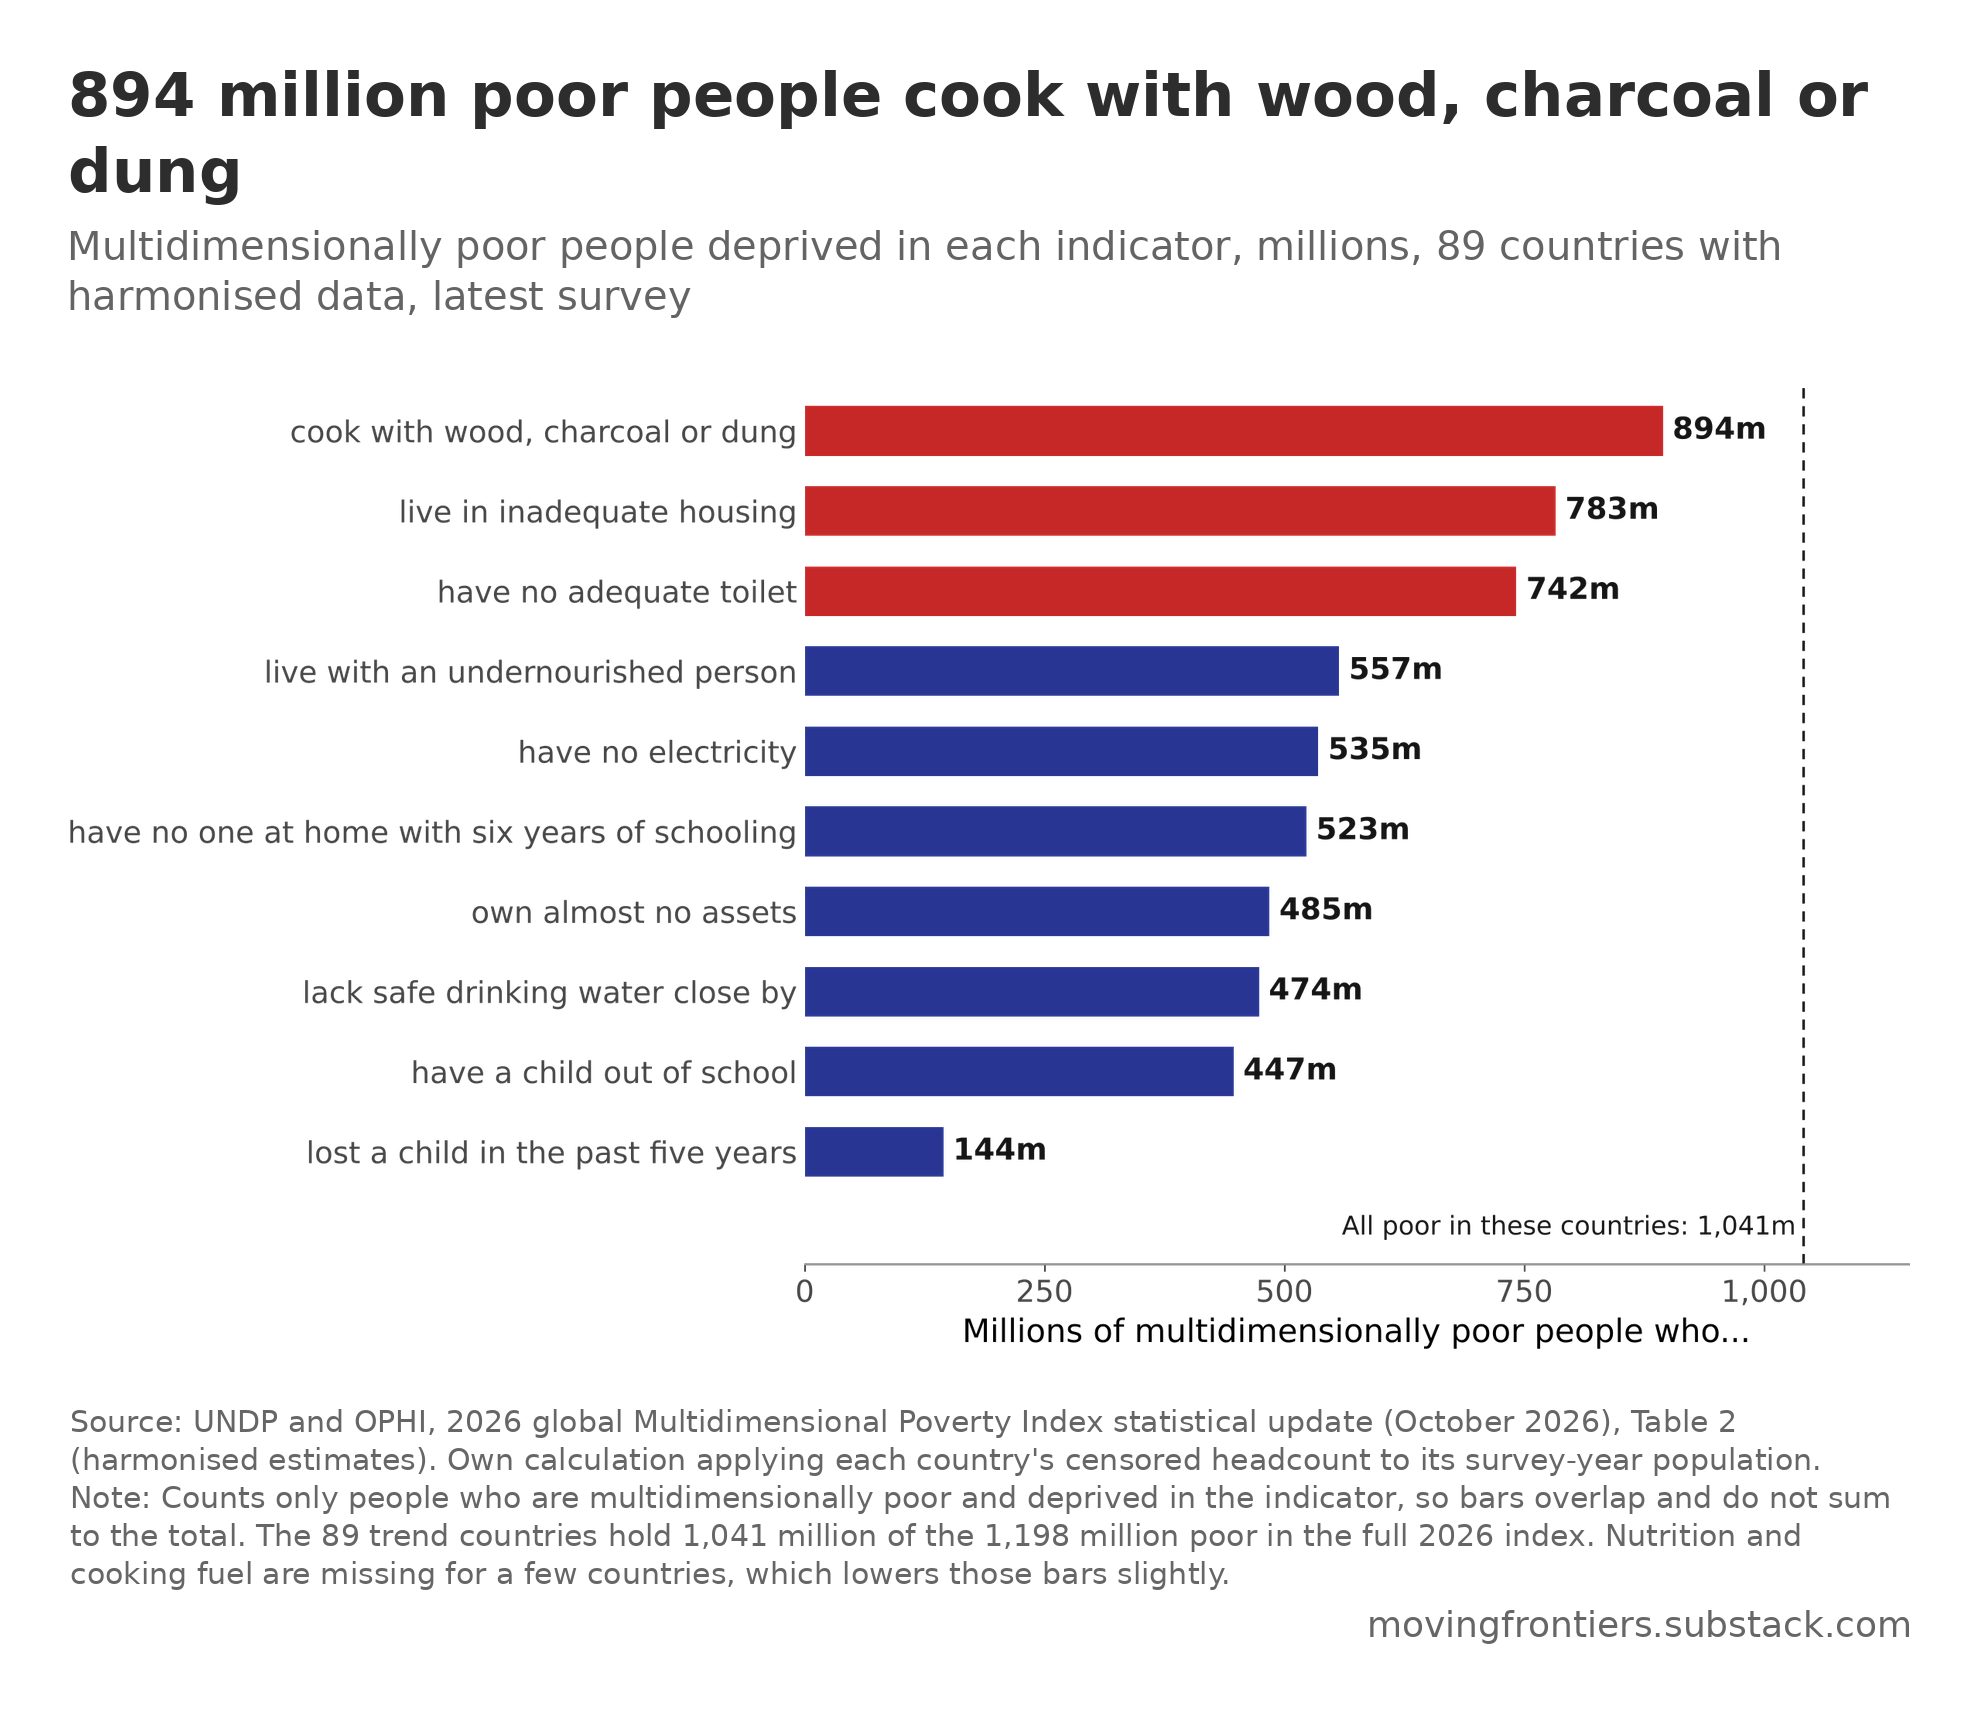

The Python source for this figure:
# ---- Moving Frontiers house style (inlined) -------------------------------
# Plot in matplotlib on a transparent canvas, then compose() lays out title,
# subtitle, plot, caption and watermark in PIL with every gap measured ink to
# ink, and verify() re-measures the finished PNG and asserts the gaps.
import io, textwrap
import numpy as np
import matplotlib
matplotlib.use("Agg")
import matplotlib.pyplot as plt
from matplotlib import font_manager
from PIL import Image, ImageDraw, ImageFont

RED, GOLD, GREEN, BLUE, GREY = "#C62828", "#F9A825", "#00897B", "#283593", "#888888"
INK, PAPER = "#141414", "#FFFFFF"
def palette(n):
    return [[BLUE], [BLUE, RED], [BLUE, RED, GREEN], [BLUE, RED, GREEN, GOLD]][n - 1]

REF_W = 1980
GAP_TITLE_SUB, GAP_SUB_PLOT, GAP_PLOT_CAP, GAP_CAP_MARK, BORDER = 25, 70, 60, 20, 70
TITLE_PX, SUB_PX, CAP_PX = 61, 40, 30          # at REF_W; title ~3.1% of width
TITLE_RGB, SUB_RGB, CAP_RGB = (45, 45, 45), (100, 100, 100), (102, 102, 102)
WATERMARK = "movingfrontiers.substack.com"

_fp = font_manager.findfont("DejaVu Sans")
_fpb = font_manager.findfont(font_manager.FontProperties(family="DejaVu Sans", weight="bold"))
def _font(px, bold=False):
    return ImageFont.truetype(_fpb if bold else _fp, px)

plt.rcParams.update({
    "font.family": "DejaVu Sans", "font.size": 15,
    "xtick.labelsize": 14, "ytick.labelsize": 14, "legend.fontsize": 14,
    "axes.labelsize": 15, "axes.edgecolor": "#888888", "axes.linewidth": 1.0,
    "axes.facecolor": PAPER, "figure.facecolor": "none", "savefig.facecolor": "none",
    "axes.spines.top": False, "axes.spines.right": False,
    "xtick.color": "#444444", "ytick.color": "#444444", "text.color": INK,
})

def new_figure(w_in=9.2, h_in=7.34, dpi=200):
    fig = plt.figure(figsize=(w_in, h_in), dpi=dpi)
    return fig

def render_plot(fig):
    """Rasterise the figure on a transparent background and crop to its ink."""
    buf = io.BytesIO()
    fig.savefig(buf, format="png", dpi=fig.dpi, transparent=True, bbox_inches="tight", pad_inches=0.05)
    buf.seek(0)
    im = Image.open(buf).convert("RGBA")
    bbox = im.getchannel("A").getbbox()
    return im.crop(bbox)

def _text_layer(text, px, rgb, bold=False, width_px=None, align="left", linespacing=1.25):
    """Render wrapped text on a transparent layer cropped to its ink."""
    font = _font(px, bold)
    if width_px:
        # wrap by measured width
        lines = []
        for para in text.split("\n"):
            words, cur = para.split(), ""
            for w in words:
                t = (cur + " " + w).strip()
                if font.getlength(t) <= width_px or not cur:
                    cur = t
                else:
                    lines.append(cur); cur = w
            lines.append(cur)
    else:
        lines = text.split("\n")
    lh = int(round(px * linespacing))
    H = lh * len(lines) + px
    W = int(max(font.getlength(l) for l in lines)) + px
    layer = Image.new("RGBA", (W, H), (0, 0, 0, 0))
    d = ImageDraw.Draw(layer)
    for i, l in enumerate(lines):
        x = 0 if align == "left" else W - px - font.getlength(l)
        d.text((x, i * lh), l, font=font, fill=rgb + (255,))
    return layer.crop(layer.getchannel("A").getbbox())

def compose(plot_im, title, subtitle, source, note=None, out="chart.png", csv=None, csv_rows=None, W=REF_W):
    s = W / REF_W
    inner = W - 2 * BORDER
    # scale the plot to the inner width
    pw, ph = plot_im.size
    if pw != inner:
        plot_im = plot_im.resize((inner, int(ph * inner / pw)), Image.LANCZOS)
    t_layer = _text_layer(title, int(TITLE_PX * s), TITLE_RGB, bold=True, width_px=inner)
    s_layer = _text_layer(subtitle, int(SUB_PX * s), SUB_RGB, width_px=inner)
    cap = "Source: " + source + ("\nNote: " + note if note else "")
    c_layer = _text_layer(cap, int(CAP_PX * s), CAP_RGB, width_px=inner)
    m_layer = _text_layer(WATERMARK, int(CAP_PX * 1.2 * s), CAP_RGB)
    H = (BORDER + t_layer.height + GAP_TITLE_SUB + s_layer.height + GAP_SUB_PLOT + plot_im.height
         + GAP_PLOT_CAP + c_layer.height + GAP_CAP_MARK + m_layer.height + BORDER)
    canvas = Image.new("RGB", (W, H), (255, 255, 255))
    y = BORDER
    canvas.paste(t_layer, (BORDER, y), t_layer); y += t_layer.height + GAP_TITLE_SUB
    canvas.paste(s_layer, (BORDER, y), s_layer); y += s_layer.height + GAP_SUB_PLOT
    canvas.paste(plot_im, (BORDER, y), plot_im); y += plot_im.height + GAP_PLOT_CAP
    canvas.paste(c_layer, (BORDER, y), c_layer); y += c_layer.height + GAP_CAP_MARK
    canvas.paste(m_layer, (W - BORDER - m_layer.width, y), m_layer)
    canvas.save(out, dpi=(200, 200))
    if csv and csv_rows:
        import csv as _csv
        with open(csv, "w", newline="") as f:
            _csv.writer(f).writerows(csv_rows)
    verify(out, (t_layer.height, s_layer.height, plot_im.height, c_layer.height, m_layer.height))
    return out

def verify(path, heights):
    """Scan rows of the finished PNG for ink and assert the vertical gaps."""
    a = np.asarray(Image.open(path).convert("L"))
    ink_rows = np.where((a < 250).any(axis=1))[0]
    ink_cols = np.where((a < 250).any(axis=0))[0]
    assert ink_rows[0] == BORDER and ink_cols[0] == BORDER, ("border", ink_rows[0], ink_cols[0])
    assert a.shape[0] - 1 - ink_rows[-1] == BORDER, ("bottom border", a.shape[0] - 1 - ink_rows[-1])
    # blocks of ink separated by white gaps
    gaps, prev = [], ink_rows[0]
    for r in ink_rows[1:]:
        if r - prev > 1:
            gaps.append(r - prev - 1)
        prev = r
    expected = [GAP_TITLE_SUB, GAP_SUB_PLOT, GAP_PLOT_CAP, GAP_CAP_MARK]
    found = [g for g in gaps if g >= GAP_CAP_MARK - 1]
    # the four structural gaps must be present in order (text lines create smaller gaps)
    ok = [g for g in found if g in expected or g - 1 in expected or g + 1 in expected]
    assert len(ok) >= 4, ("structural gaps", found)
    print(f"verified {path}: size {a.shape[1]}x{a.shape[0]}, gaps {found}")
# ---------------------------------------------------------------------------

from matplotlib.patches import Patch
from matplotlib.lines import Line2D
import os
OUT = os.path.splitext(os.path.basename(__file__))[0]

# UNDP and OPHI, 2026 global MPI, Table 2 (harmonised), latest survey per country: censored headcount x survey-year population, summed over 89 countries.
DATA = [{"indicator": "child_mortality", "description": "lost a child in the past five years", "poor_deprived_m": 144.5}, {"indicator": "attendance", "description": "have a child out of school", "poor_deprived_m": 447.0}, {"indicator": "water", "description": "lack safe drinking water close by", "poor_deprived_m": 473.6}, {"indicator": "assets", "description": "own almost no assets", "poor_deprived_m": 484.6}, {"indicator": "schooling", "description": "have no one at home with six years of schooling", "poor_deprived_m": 522.9}, {"indicator": "electricity", "description": "have no electricity", "poor_deprived_m": 535.4}, {"indicator": "nutrition", "description": "live with an undernourished person", "poor_deprived_m": 557.1}, {"indicator": "sanitation", "description": "have no adequate toilet", "poor_deprived_m": 741.9}, {"indicator": "housing", "description": "live in inadequate housing", "poor_deprived_m": 782.6}, {"indicator": "cooking", "description": "cook with wood, charcoal or dung", "poor_deprived_m": 894.4}]
TOTAL_POOR_M = 1041.1
labs = [r["description"] for r in DATA]; xs = [r["poor_deprived_m"] for r in DATA]
fig = new_figure(9.2, 7.4); ax = fig.add_subplot(111)
ax.barh(labs, xs, color=[RED if x >= 700 else BLUE for x in xs], height=0.62)
for i, x in enumerate(xs): ax.text(x + 10, i, f"{x:,.0f}m", va="center", ha="left", fontsize=14, color=INK, fontweight="bold")
ax.axvline(TOTAL_POOR_M, color=INK, lw=1.2, ls=(0, (4, 3))); ax.text(TOTAL_POOR_M - 8, -0.95, f"All poor in these countries: {TOTAL_POOR_M:,.0f}m", fontsize=12, color=INK, ha="right", va="center")
ax.set_ylim(-1.4, len(xs) - 0.4); ax.set_xlim(0, 1150); ax.set_xticks(range(0, 1001, 250)); ax.set_xticklabels([f"{v:,}" for v in range(0, 1001, 250)])
ax.set_xlabel("Millions of multidimensionally poor people who..."); ax.tick_params(axis="y", length=0); ax.spines["left"].set_visible(False)
compose(render_plot(fig), title=f"{xs[-1]:,.0f} million poor people cook with wood, charcoal or dung",
        subtitle="Multidimensionally poor people deprived in each indicator, millions, 89 countries with harmonised data, latest survey",
        source='UNDP and OPHI, 2026 global Multidimensional Poverty Index statistical update (October 2026), Table 2 (harmonised estimates).' + " Own calculation applying each country's censored headcount to its survey-year population.",
        note=f"Counts only people who are multidimensionally poor and deprived in the indicator, so bars overlap and do not sum to the total. The 89 trend countries hold {TOTAL_POOR_M:,.0f} million of the 1,198 million poor in the full 2026 index. Nutrition and cooking fuel are missing for a few countries, which lowers those bars slightly.",
        out=OUT + ".png", csv=OUT + ".csv", csv_rows=[list(DATA[0].keys())] + [list(r.values()) for r in DATA] + [["all_poor", "All poor in the 89 countries", TOTAL_POOR_M]])
